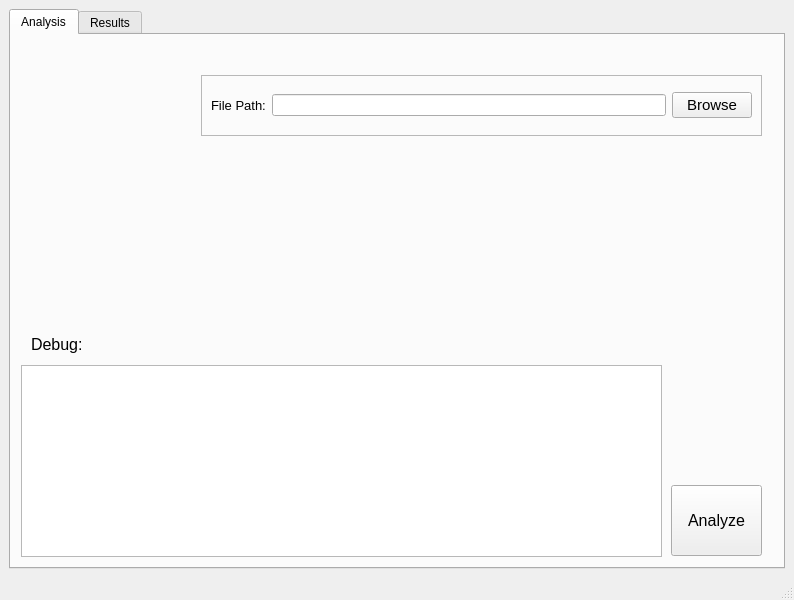
<?xml version="1.0" encoding="UTF-8"?>
<ui version="4.0">
 <class>MainWindow</class>
 <widget class="QMainWindow" name="MainWindow">
  <property name="geometry">
   <rect>
    <x>0</x>
    <y>0</y>
    <width>794</width>
    <height>600</height>
   </rect>
  </property>
  <property name="windowTitle">
   <string>Ransomware Analyzer</string>
  </property>
  <property name="windowIcon">
   <iconset>
    <normaloff>malw.png</normaloff>malw.png</iconset>
  </property>
  <widget class="QWidget" name="centralwidget">
   <layout class="QGridLayout" name="gridLayout_2">
    <item row="0" column="1">
     <widget class="QTabWidget" name="tabWidget">
      <property name="currentIndex">
       <number>0</number>
      </property>
      <widget class="QWidget" name="tab">
       <attribute name="title">
        <string>Analysis</string>
       </attribute>
       <widget class="QPushButton" name="analyzeButton">
        <property name="geometry">
         <rect>
          <x>660</x>
          <y>450</y>
          <width>91</width>
          <height>71</height>
         </rect>
        </property>
        <property name="font">
         <font>
          <pointsize>12</pointsize>
         </font>
        </property>
        <property name="text">
         <string>Analyze</string>
        </property>
       </widget>
       <widget class="QTextBrowser" name="debugTextBrowser">
        <property name="geometry">
         <rect>
          <x>10</x>
          <y>330</y>
          <width>641</width>
          <height>192</height>
         </rect>
        </property>
       </widget>
       <widget class="QFrame" name="frame">
        <property name="geometry">
         <rect>
          <x>190</x>
          <y>40</y>
          <width>561</width>
          <height>61</height>
         </rect>
        </property>
        <property name="frameShape">
         <enum>QFrame::StyledPanel</enum>
        </property>
        <property name="frameShadow">
         <enum>QFrame::Raised</enum>
        </property>
        <layout class="QHBoxLayout" name="horizontalLayout">
         <item>
          <widget class="QLabel" name="label">
           <property name="font">
            <font>
             <pointsize>10</pointsize>
            </font>
           </property>
           <property name="text">
            <string>File Path:</string>
           </property>
          </widget>
         </item>
         <item>
          <widget class="QLineEdit" name="lineEdit"/>
         </item>
         <item>
          <widget class="QPushButton" name="pushButton">
           <property name="font">
            <font>
             <pointsize>11</pointsize>
            </font>
           </property>
           <property name="text">
            <string>Browse</string>
           </property>
          </widget>
         </item>
        </layout>
       </widget>
       <widget class="QLabel" name="debug_label">
        <property name="geometry">
         <rect>
          <x>20</x>
          <y>300</y>
          <width>52</width>
          <height>19</height>
         </rect>
        </property>
        <property name="font">
         <font>
          <pointsize>12</pointsize>
         </font>
        </property>
        <property name="text">
         <string>Debug:</string>
        </property>
       </widget>
       <widget class="QLabel" name="label_2">
        <property name="geometry">
         <rect>
          <x>10</x>
          <y>10</y>
          <width>141</width>
          <height>101</height>
         </rect>
        </property>
        <property name="text">
         <string>&lt;html&gt;&lt;head/&gt;&lt;body&gt;&lt;p&gt;&lt;img src=&quot;:/newPrefix/malw.png&quot;/&gt;&lt;/p&gt;&lt;/body&gt;&lt;/html&gt;</string>
        </property>
       </widget>
      </widget>
      <widget class="QWidget" name="tab_2">
       <attribute name="title">
        <string>Results</string>
       </attribute>
       <widget class="QTreeView" name="treeView">
        <property name="geometry">
         <rect>
          <x>20</x>
          <y>10</y>
          <width>256</width>
          <height>192</height>
         </rect>
        </property>
       </widget>
      </widget>
     </widget>
    </item>
   </layout>
  </widget>
  <widget class="QStatusBar" name="statusbar"/>
 </widget>
 <resources>
  <include location="malw.qrc"/>
 </resources>
 <connections>
  <connection>
   <sender>analyzeButton</sender>
   <signal>clicked()</signal>
   <receiver>MainWindow</receiver>
   <slot>browseSlot()</slot>
   <hints>
    <hint type="sourcelabel">
     <x>761</x>
     <y>522</y>
    </hint>
    <hint type="destinationlabel">
     <x>787</x>
     <y>554</y>
    </hint>
   </hints>
  </connection>
  <connection>
   <sender>pushButton</sender>
   <signal>clicked()</signal>
   <receiver>MainWindow</receiver>
   <slot>browseSlot()</slot>
   <hints>
    <hint type="sourcelabel">
     <x>740</x>
     <y>71</y>
    </hint>
    <hint type="destinationlabel">
     <x>786</x>
     <y>159</y>
    </hint>
   </hints>
  </connection>
  <connection>
   <sender>lineEdit</sender>
   <signal>returnPressed()</signal>
   <receiver>MainWindow</receiver>
   <slot>returnPressedSlot()</slot>
   <hints>
    <hint type="sourcelabel">
     <x>374</x>
     <y>61</y>
    </hint>
    <hint type="destinationlabel">
     <x>785</x>
     <y>206</y>
    </hint>
   </hints>
  </connection>
 </connections>
 <slots>
  <slot>browseSlot()</slot>
  <slot>analyzeSlot()</slot>
  <slot>returnPressedSlot()</slot>
 </slots>
</ui>
